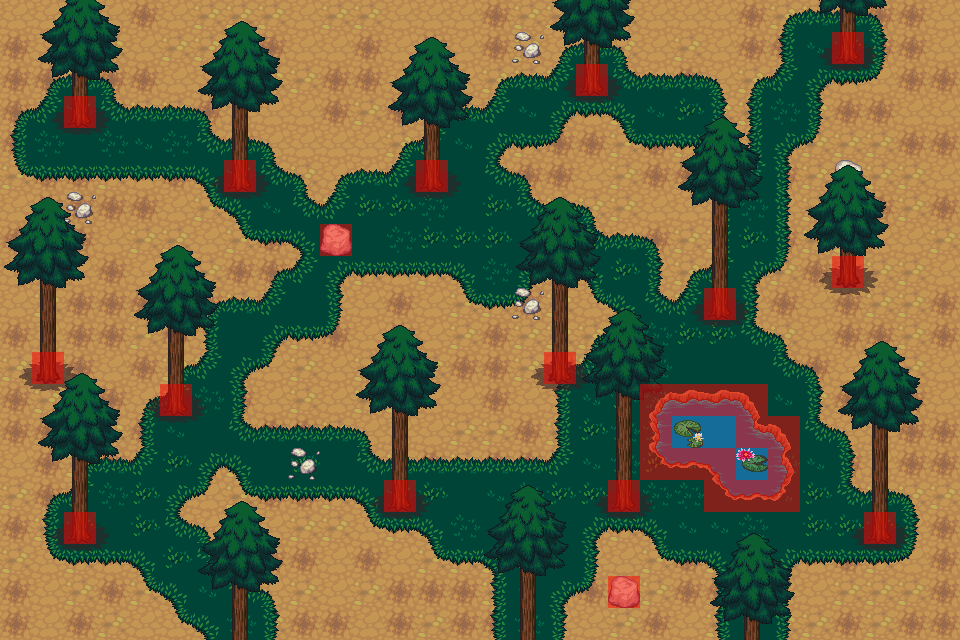

Rendered tile map (Tiled .tmx) drawn with the repository's tilesets; below, a short description and the map source with its tile grids summarised:
An orthogonal 30x20 tile map with 32x32 px tiles, 9 tile layers (dirt, terrain, pond, details, ...), 10 tilesets and 3 objects (3x monster_spawn).

<map version="1.0" orientation="orthogonal" renderorder="right-down" width="30" height="20" tilewidth="32" tileheight="32" nextobjectid="4">
 <tileset firstgid="1" source="../LPC_Terrain/Terrain.tsx" />
 <tileset firstgid="1025" name="grass" tilewidth="32" tileheight="32" tilecount="18" columns="3">
  <image source="../LPC Base Assets/tiles/grass.png" width="96" height="192" />
 </tileset>
 <tileset firstgid="1043" name="house" tilewidth="32" tileheight="32" tilecount="63" columns="9">
  <image source="../LPC Base Assets/tiles/house.png" width="288" height="224" />
 </tileset>
 <tileset firstgid="1106" name="trunk" tilewidth="32" tileheight="32" tilecount="18" columns="6">
  <image source="../LPC Base Assets/tiles/trunk.png" width="192" height="96" />
 </tileset>
 <tileset firstgid="1124" name="treetop" tilewidth="32" tileheight="32" tilecount="42" columns="6">
  <image source="../LPC Base Assets/tiles/treetop.png" width="192" height="224" />
 </tileset>
 <tileset firstgid="1166" name="bridges" tilewidth="32" tileheight="32" tilecount="42" columns="6">
  <image source="../LPC Base Assets/tiles/bridges.png" width="192" height="224" />
 </tileset>
 <tileset firstgid="1208" name="signs" tilewidth="32" tileheight="32" tilecount="6" columns="3">
  <image source="../LPC Base Assets/tiles/signs.png" width="96" height="64" />
 </tileset>
 <tileset firstgid="1214" name="rock" tilewidth="32" tileheight="32" tilecount="2" columns="2">
  <image source="../LPC Base Assets/tiles/rock.png" width="64" height="32" />
 </tileset>
 <tileset firstgid="1216" name="barrel" tilewidth="32" tileheight="32" tilecount="8" columns="4">
  <image source="../LPC Base Assets/tiles/barrel.png" width="128" height="64" />
 </tileset>
 <tileset firstgid="1224" name="metatiles" tilewidth="32" tileheight="32" tilecount="4" columns="2">
  <image source="../metatiles.png" width="64" height="64" />
 </tileset>
 <layer name="dirt" width="30" height="20">
  <data>[600 cells, 600 non-empty, 3 distinct tile ids]</data>
 </layer>
 <layer name="terrain" width="30" height="20">
  <data>[600 cells, 330 non-empty, 16 distinct tile ids]</data>
 </layer>
 <layer name="pond" width="30" height="20">
  <data>[600 cells, 17 non-empty, 11 distinct tile ids]</data>
 </layer>
 <layer name="details" width="30" height="20">
  <data>[600 cells, 9 non-empty, 4 distinct tile ids]</data>
 </layer>
 <layer name="tree roots" width="30" height="20">
  <data>[600 cells, 84 non-empty, 6 distinct tile ids]</data>
 </layer>
 <layer name="character" width="30" height="20">
  <data>[600 cells, 0 non-empty, 0 distinct tile ids]</data>
 </layer>
 <layer name="tree trunks" width="30" height="20">
  <data>[600 cells, 36 non-empty, 1 distinct tile ids]</data>
 </layer>
 <layer name="tree tops" width="30" height="20">
  <data>[600 cells, 168 non-empty, 21 distinct tile ids]</data>
 </layer>
 <layer name="blocked" width="30" height="20">
  <data>[600 cells, 30 non-empty, 2 distinct tile ids]</data>
 </layer>
 <objectgroup name="spawns">
  <object id="1" name="bat" type="monster_spawn" x="160" y="192" width="32" height="32">
   <properties>
    <property name="max_spawn" type="int" value="2" />
    <property name="spawn_delay" type="float" value="15" />
   </properties>
  </object>
  <object id="2" name="bat" type="monster_spawn" x="672" y="128" width="32" height="32">
   <properties>
    <property name="max_spawn" type="int" value="2" />
    <property name="spawn_delay" type="float" value="15" />
   </properties>
  </object>
  <object id="3" name="ghost" type="monster_spawn" x="256" y="416" width="32" height="32">
   <properties>
    <property name="max_spawn" type="int" value="3" />
    <property name="spawn_delay" type="float" value="15" />
   </properties>
  </object>
 </objectgroup>
</map>
